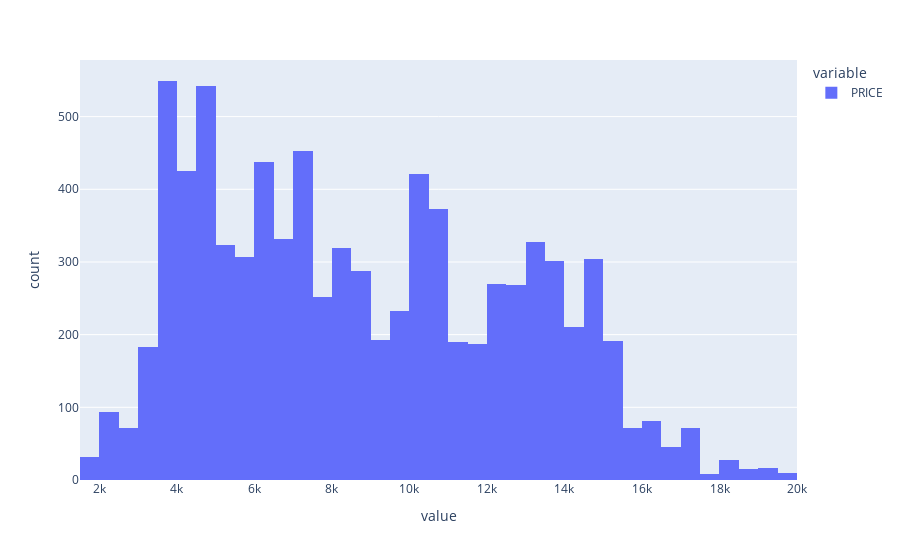

Notebook cell for this chart:
### Code cell
px.histogram(y_train)

### Figure 1 — Plotly figure (JSON) as saved in the notebook; plotly's stock layout.template omitted (floating-point values rounded to 4 significant figures; data arrays with more than 128 entries replaced by an {"elided": "..."} marker saying what was removed)
{"data": [{"alignmentgroup": "True", "bingroup": "x", "hovertemplate": "variable=PRICE<br>value=%{x}<br>count=%{y}<extra></extra>", "legendgroup": "PRICE", "marker": {"color": "#636efa", "pattern": {"shape": ""}}, "name": "PRICE", "offsetgroup": "PRICE", "orientation": "v", "showlegend": true, "type": "histogram", "x": {"elided": "8423 int values"}, "xaxis": "x", "yaxis": "y"}], "layout": {"barmode": "relative", "legend": {"title": {"text": "variable"}, "tracegroupgap": 0}, "margin": {"t": 60}, "xaxis": {"anchor": "y", "domain": [0, 1], "title": {"text": "value"}}, "yaxis": {"anchor": "x", "domain": [0, 1], "title": {"text": "count"}}}}
